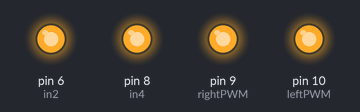
The sketch below on a simulated Arduino Uno, built with avr-gcc and run on an emulated ATmega328P. On the bench: output pins drawn as LEDs (lit = HIGH). Pins used as bus, display or sensor lines are not drawn.

Above: at 0.05 s.
Timing chart, 0 to 3.0 s (numbered marks = the images above):
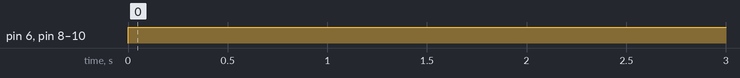

Measured:
- by itself, pin 6 (in2), pin 8 (in4), pin 9 (rightPWM), pin 10 (leftPWM): LOW → HIGH at 0.00 s

The sketch:

Car.ino
```cpp
#include <SoftwareSerial.h>// import the serial library
SoftwareSerial MyBlue(10,11); // RX, TX
char com;

#define rightPWM 9
#define leftPWM 10
#define in1 5
#define in2 6
#define in3 7
#define in4 8

int PWM = 255;

void forw();
void back();
void right();
void left();
void halt();
void stopp();

void setup() {
  // put your setup code here, to run once:

  Serial.begin(9600);

  pinMode(in1, OUTPUT);
  pinMode(in2, OUTPUT);
  pinMode(in3, OUTPUT);
  pinMode(in4, OUTPUT);
}

void loop() {
  // put your main code here, to run repeatedly:
  forw();
  delay(100);
  back();
}

void back(){
  analogWrite(rightPWM, PWM);
  digitalWrite(in1, HIGH);
  digitalWrite(in2, LOW);
  analogWrite(leftPWM, PWM);
  digitalWrite(in3, HIGH);
  digitalWrite(in4, LOW);
}

void forw(){
  analogWrite(rightPWM, PWM);
  digitalWrite(in1, LOW);
  digitalWrite(in2, HIGH);
  analogWrite(leftPWM, PWM);
  digitalWrite(in3, LOW);
  digitalWrite(in4, HIGH);
}

void left(){
  analogWrite(rightPWM, PWM);
  digitalWrite(in1, LOW);
  digitalWrite(in2, HIGH);
  analogWrite(leftPWM, PWM);
  digitalWrite(in3, HIGH);
  digitalWrite(in4, LOW);
}

void right(){
  analogWrite(rightPWM, PWM);
  digitalWrite(in1, HIGH);
  digitalWrite(in2, LOW);
  analogWrite(leftPWM, PWM);
  digitalWrite(in3, LOW);
  digitalWrite(in4, HIGH);
}

void stopp(){
  analogWrite(rightPWM, PWM);
  digitalWrite(in1, LOW);
  digitalWrite(in2, LOW);
  analogWrite(leftPWM, PWM);
  digitalWrite(in3, LOW);
  digitalWrite(in4, LOW);
}

void halt(){
  analogWrite(rightPWM, PWM);
  digitalWrite(in1, HIGH);
  digitalWrite(in2, HIGH);
  analogWrite(leftPWM, PWM);
  digitalWrite(in3, HIGH);
  digitalWrite(in4, HIGH);
}
```
